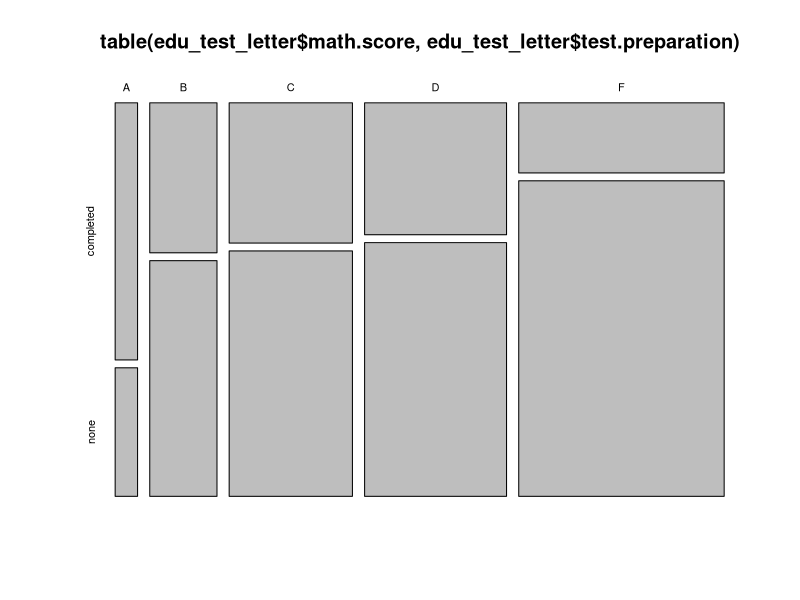

Reproduce this figure in R.
setwd("C:/Users/Romina/Documents/GitHub/haischool")

edu <- read.csv2("StudentsPerformance.csv")

attach(edu)

str(edu)

unique(parental.level.of.education)

unique(test.preparation.course) # nominal binär none und completed

math.score
reading.score
writing.score


edu_test <- edu[,c("test.preparation.course", 
                   "math.score",
                   "reading.score",
                   "writing.score")]

prepared <- split(edu_test, test.preparation.course)[[1]]
unprepared <- split(edu_test, test.preparation.course)[[2]]


# Vortests auf Normalverteilung

# h0: die scores bei den vorkurs teilnehmern und nicht vorkursteilnehmern sind normalverteilt
# h1: sie sind nicht normalverteilt

shapiro.test(prepared$math.score)$p.value #0.8126
shapiro.test(unprepared$math.score)$p.value #0.06949


shapiro.test(prepared$reading.score)$p.value #0.3646
shapiro.test(unprepared$reading.score)$p.value# 0.6515


shapiro.test(prepared$writing.score)$p.value #0.3036
shapiro.test(unprepared$writing.score)$p.value# 0.3569


### Alle sind normalverteilt aber math score unprepared kritisch

# anna: wenn man beim math score den Ausreisser 0 rausschmeisst ist p-Wert 
# deutlich hoeher

#Vortest (Bartlett auf Varianzgleichheit)



vortests <- function(score){
  
  if(score == "math"){
    prep <- prepared$math.score
    unprep <- unprepared$math.score
    all = edu_test$math.score
  }else if(score == "reading"){
    prep <- prepared$reading.score
    unprep <- unprepared$reading.score
    all = edu_test$reading.score
  }else if(score == "writing"){
    prep <- prepared$writing.score
    unprep <- unprepared$writing.score
    all = edu_test$writing.score
  }
 else return("falsche Eingabe")
  
  norm_prep <- shapiro.test(prep)$p.value
  norm_unprep <- shapiro.test(unprep)$p.value
  
  # Voraussetzung fuer Bartlett test ist Normalverteilung
  # Falls nicht erfuellt:
  if(norm_prep < 0.05 | norm_unprep < 0.05){
      cat("Folgende Stichprobe ist nicht normalverteilt: \n")
      if(norm_prep < 0.05){
        cat("Auf den Test vorbereitet, P-Wert:", norm_prep)
      }else{
        cat("Nicht auf den Test vorbereitet, P-Wert:", norm_unprep)
      }
        
      return()
  }# Falls doch erfuellt
  else{
    
      varianzgleichheit <- bartlett.test(all ~ edu_test$test.preparation.course)$p.value
      
    
      cat("Shapiro Wilk Test auf Normalverteilung: \n \n")
      cat("Vorbereitet: ", norm_prep, "\n")
      cat("Unvorbereitet: ", norm_unprep, "\n \n")
      
      cat("Bartlett Test auf Varianzgleichheit in beiden Stichproben: ", varianzgleichheit)
      
  }
}


vortests("math")
vortests("writing")
vortests("reading")


## Alles ueber 0.05

# Idee: zweistichproben T test mit Nullhypothese prepared > unprepared


# h0: prepared <= unprepared
# h1: prepared > unprepared

alpha = 0.05/4

alpha
# 0.0125

t.test(prepared$math.score, unprepared$math.score, alternative = "greater")$p.value
# 0.0004890269

t.test(prepared$writing.score, unprepared$writing.score, alternative = "greater")$p.value
#4.997516e-05

t.test(prepared$reading.score, unprepared$reading.score, alternative = "greater")$p.value
#0.001518616

prepared$all.scores <- apply(prepared[,2:4], 1, sum)

unprepared$all.scores <- apply(unprepared[,2:4], 1, sum)

t.test(prepared$all.scores, unprepared$all.scores, alternative = "greater")$p.value
#0.0002148819

# Nullhypothesen ueberall abgelehnt
# Vorkurs lohnt sich doch



# in welchem fach ist der Effekt am groessten?


#Eingabe: Vektor der score
#Ausgabe: score aufgeteilt in A-F

grading <- function(x){
  
  res <- c()
  j <- 1
  
  for (i in x) {
    
    if(i %in% 0:58) res[j] <- "F"
    if(i %in% 59:69) res[j] <- "D"
    if(i %in% 70:79) res[j] <- "C"
    if(i %in% 80:89) res[j] <- "B"
    if(i %in% 90:100) res[j] <- "A"
    
    j = j + 1
    
  }  
  
  return(res)
}

edu_test_letter <- apply(edu_test[,2:4], 2, grading )

edu_test_letter <- data.frame(edu_test_letter)

edu_test_letter$test.preparation <- edu_test$test.preparation.course

plot(table(edu_test_letter$math.score, edu_test_letter$test.preparation))



#bartlett